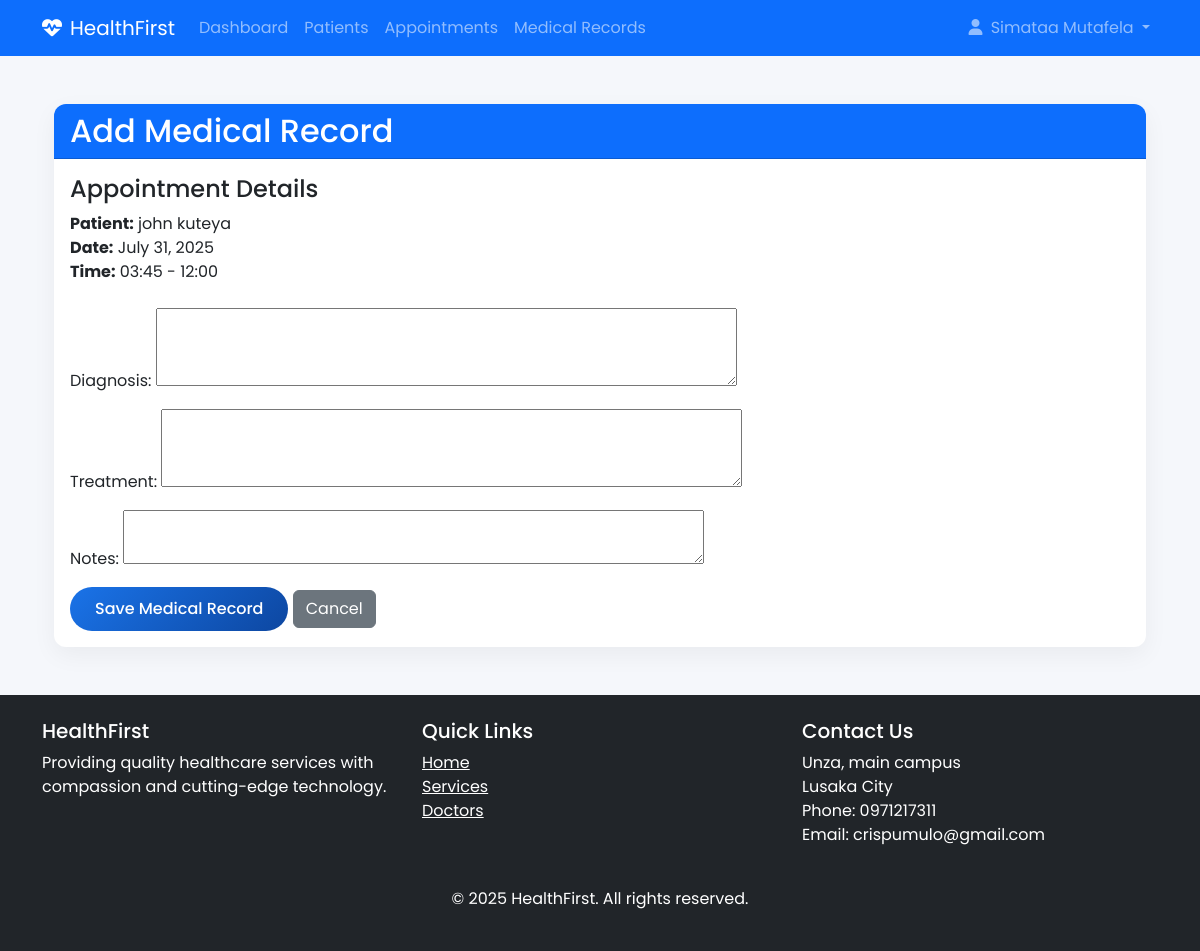
Page /appointments/3/record/ (signed in) on the committed database.
### accounts/models.py (models this page shows, shortened)
class User(AbstractUser):
    USER_TYPE_CHOICES = (
        ('admin', 'Administrator'),
        ('doctor', 'Doctor'),
        ('staff', 'Staff'),
        ('patient', 'Patient'),
    )
    user_type = models.CharField(max_length=10, choices=USER_TYPE_CHOICES, default='staff')
    profile_picture = models.ImageField(upload_to='profile_pics/', blank=True, null=True)
    phone = models.CharField(max_length=20, blank=True, null=True)
    address = models.TextField(blank=True, null=True)

### appointments/models.py (models this page shows, shortened)
class Appointment(models.Model):
    STATUS_CHOICES = (
        ('pending', 'Pending'),
        ('confirmed', 'Confirmed'),
        ('completed', 'Completed'),
        ('cancelled', 'Cancelled'),
    )
    APPOINTMENT_TYPE_CHOICES = (
        ('in_person', 'In-Person'),
        ('telemedicine', 'Telemedicine'),
    )
    patient = models.ForeignKey(Patient, on_delete=models.CASCADE, related_name='appointments')
    doctor = models.ForeignKey(Doctor, on_delete=models.CASCADE, related_name='appointments')
    date = models.DateField()
    start_time = models.TimeField()
    end_time = models.TimeField()
    reason = models.TextField(blank=True, null=True)
    status = models.CharField(max_length=20, choices=STATUS_CHOICES, default='pending')
    appointment_type = models.CharField(max_length=20, choices=APPOINTMENT_TYPE_CHOICES, default='in_person')
    notes = models.TextField(blank=True, null=True)
    created_at = models.DateTimeField(auto_now_add=True)
    updated_at = models.DateTimeField(auto_now=True)
    class Meta:
        ordering = ['date', 'start_time']
        unique_together = ('doctor', 'date', 'start_time')

### patients/models.py (models this page shows, shortened)
class Patient(models.Model):
    GENDER_CHOICES = (
        ('M', 'Male'),
        ('F', 'Female'),
        ('O', 'Other'),
    )
    BLOOD_GROUP_CHOICES = (
        ('A+', 'A+'),
        ('A-', 'A-'),
        ('B+', 'B+'),
        ('B-', 'B-'),
        ('AB+', 'AB+'),
        ('AB-', 'AB-'),
        ('O+', 'O+'),
        ('O-', 'O-'),
    )
    user = models.OneToOneField(User, on_delete=models.CASCADE, related_name='patient_profile')
    date_of_birth = models.DateField(null=True, blank=True)
    gender = models.CharField(max_length=1, choices=GENDER_CHOICES, null=True, blank=True)
    blood_group = models.CharField(max_length=5, choices=BLOOD_GROUP_CHOICES, blank=True, null=True)
    height = models.CharField(max_length=10, blank=True, null=True)
    weight = models.DecimalField(max_digits=5, decimal_places=2, blank=True, null=True)
    allergies = models.TextField(blank=True, null=True)
    medical_history = models.TextField(blank=True, null=True)
    emergency_contact = models.CharField(max_length=100, blank=True, null=True)
    emergency_phone = models.CharField(max_length=20, blank=True, null=True)
    insurance_provider = models.CharField(max_length=100, blank=True, null=True)
    insurance_number = models.CharField(max_length=50, blank=True, null=True)
    created_at = models.DateTimeField(default=timezone.now)

### appointments/views.py (the view)
# urls.py: path('<int:appointment_pk>/record/', views.add_medical_record, name='add_medical_record'),
def add_medical_record(request, appointment_pk):
    appointment = get_object_or_404(Appointment, pk=appointment_pk)
    if not (request.user.is_staff or hasattr(request.user, 'doctor_profile')):
        messages.error(request, "Only doctors can add medical records")
        return redirect('appointments:detail', pk=appointment_pk)
    if request.method == 'POST':
        form = MedicalRecordForm(request.POST)
        if form.is_valid():
            medical_record = form.save(commit=False)
            medical_record.appointment = appointment
            medical_record.save()
            messages.success(request, 'Medical record added successfully')
            return redirect('appointments:detail', pk=appointment_pk)
    else:
        form = MedicalRecordForm()
    context = {
        'form': form,
        'appointment': appointment,
        'title': 'Add Medical Record'
    }
    return render(request, 'appointments/medical_record_form.html', context)

### appointments/forms.py
class MedicalRecordForm(forms.ModelForm):
    class Meta:
        model = MedicalRecord
        fields = ['diagnosis', 'treatment', 'notes']
        widgets = {
            'diagnosis': forms.Textarea(attrs={'rows': 3}),
            'treatment': forms.Textarea(attrs={'rows': 3}),
            'notes': forms.Textarea(attrs={'rows': 2}),
        }

### appointments/templates/appointments/medical_record_form.html (shortened to what this page needs)
{% extends 'accounts/base.html' %}
{% block content %}
<div class="container">
    <div class="card my-4">
        <div class="card-header bg-primary text-white">
            <h2 class="mb-0">{{ title }}</h2>
        </div>
        <div class="card-body">
            <div class="mb-4">
                <h4>Appointment Details</h4>
                <p>
                    <strong>Patient:</strong> {{ appointment.patient.user.get_full_name }}<br>
                    <strong>Date:</strong> {{ appointment.date }}<br>
                    <strong>Time:</strong> {{ appointment.start_time|time:"H:i" }} - {{ appointment.end_time|time:"H:i" }}
                </p>
            </div>
            <form method="post">
                <div class="mb-3">
                    {{ form.diagnosis.label_tag }}
                    {{ form.diagnosis }}
                </div>
                <div class="mb-3">
                    {{ form.treatment.label_tag }}
                    {{ form.treatment }}
                </div>
                <div class="mb-3">
                    {{ form.notes.label_tag }}
                    {{ form.notes }}
                </div>
                <button type="submit" class="btn btn-primary">Save Medical Record</button>
                <a href="{% url 'appointments:detail' appointment.pk %}" class="btn btn-secondary">Cancel</a>
            </form>
        </div>
    </div>
</div>
{% endblock %}

### accounts/templates/accounts/base.html (shortened to what this page needs)
<!DOCTYPE html>
{% load static %}
<html lang="en">
<head>
    <link href="https://cdn.jsdelivr.net/npm/bootstrap@5.3.0/dist/css/bootstrap.min.css" rel="stylesheet">
    <link rel="stylesheet" href="https://cdnjs.cloudflare.com/ajax/libs/font-awesome/6.4.0/css/all.min.css">
    <link rel="stylesheet" href="{% static 'css/style.css' %}">
</head>
<body>
    <nav class="navbar navbar-expand-lg navbar-dark bg-primary sticky-top">
        <div class="container">
            <a class="navbar-brand" href="{% url 'home' %}">
                <i class="fas fa-heartbeat me-2"></i>HealthFirst
            </a>
            <div class="collapse navbar-collapse" id="navbarNav">
                <ul class="navbar-nav me-auto">
                    {% if not user.is_authenticated %}
                        <li class="nav-item">
                            <a class="nav-link" href="{% url 'home' %}">Home</a>
                        </li>
                    {% else %}
                        <li class="nav-item">
                            {% if user.user_type == patient.user %}
                                <a class="nav-link" href="{% url 'patients:patient_list' %}">Dashboard</a>
                            {% elif user.user_type == doctor.user %}
                                <a class="nav-link" href="{% url 'doctors:doctor_list' %}">Dashboard</a>
                            {% else %}
                                <a class="nav-link" href="{% url 'dashboard' %}">Dashboard</a>
                            {% endif %}
                        </li>
                        <li class="nav-item">
                            <a class="nav-link" href="{% url 'patients:patient_list' %}">Patients</a>
                        </li>
                        <li class="nav-item">
                            <a class="nav-link" href="{% url 'appointments:list' %}">Appointments</a>
                        </li>
                        <li class="nav-item">
                            <a class="nav-link" href="#">Medical Records</a>
                        </li>
                    {% endif %}
                </ul>
                <ul class="navbar-nav ms-auto">
                    {% if user.is_authenticated %}
                    <li class="nav-item dropdown">
                        <a class="nav-link dropdown-toggle" href="#" id="navbarDropdown" role="button" data-bs-toggle="dropdown">
                            <i class="fas fa-user me-1"></i> {{ user.get_full_name|default:user.username }}
                        </a>
                    </li>
                    {% endif %}
                </ul>
            </div>
        </div>
    </nav>
    <main class="container my-5">
        {% block content %}{% endblock %}
    </main>
    <footer class="bg-dark text-white py-4">
        <div class="container">
            <div class="row">
                <div class="col-md-4 mb-4">
                    <h5>HealthFirst</h5>
                    <p>Providing quality healthcare services with compassion and cutting-edge technology.</p>
                </div>
                <div class="col-md-4 mb-4">
                    <h5>Quick Links</h5>
                    <ul class="list-unstyled">
                        <li><a href="{% url 'home' %}" class="text-white">Home</a></li>
                        <li><a href="#" class="text-white">Services</a></li>
                        <li><a href="{% url 'doctors:doctor_list' %}" class="text-white">Doctors</a></li>
                    </ul>
                </div>
                <div class="col-md-4">
                    <h5>Contact Us</h5>
                    <address>
                        Unza, main campus<br>
                        Lusaka City<br>
                        Phone: 0971217311<br>
                        Email: crispumulo@gmail.com
                    </address>
                </div>
            </div>
            <div class="text-center mt-4">
                <p>&copy; 2025 HealthFirst. All rights reserved.</p>
            </div>
        </div>
    </footer>
</body>
</html>

### accounts/static/css/style.css (style rules this page uses)
:root { --primary: #1a73e8; --primary-dark: #0d47a1; --secondary: #00c853; --light: #f8f9fa; --dark: #212529; --gray: #6c757d; --light-gray: #e9ecef; --danger: #ff5252; --warning: #ffc107; }
body { font-family: 'Poppins', sans-serif; background-color: #f5f7fb; color: var(--dark); }
.card { border-radius: 15px; overflow: hidden; box-shadow: 0 5px 15px rgba(0,0,0,0.05); transition: all 0.3s ease; margin-bottom: 25px; }
.btn-primary { background: linear-gradient(135deg, var(--primary), var(--primary-dark)); border: none; padding: 10px 25px; border-radius: 30px; font-weight: 500; transition: all 0.3s ease; }
.card { border: none; border-radius: 0.75rem; box-shadow: 0 0.5rem 1.5rem rgba(0, 0, 0, 0.05); transition: all 0.3s ease; }

### rows in the picture
User: get_full_name "Simataa Mutafela"
Appointment: patient.user.get_full_name "john kuteya", date "July 31, 2025", start_time "03:45", end_time "12:00"

### other values in the picture
{{ title }} "Add Medical Record"
